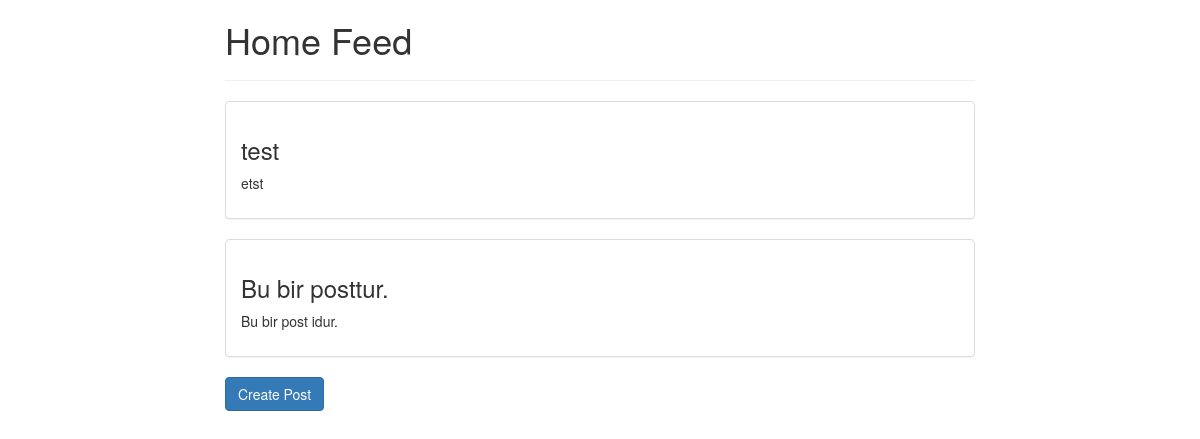
Page /home/ on the earlier database version.
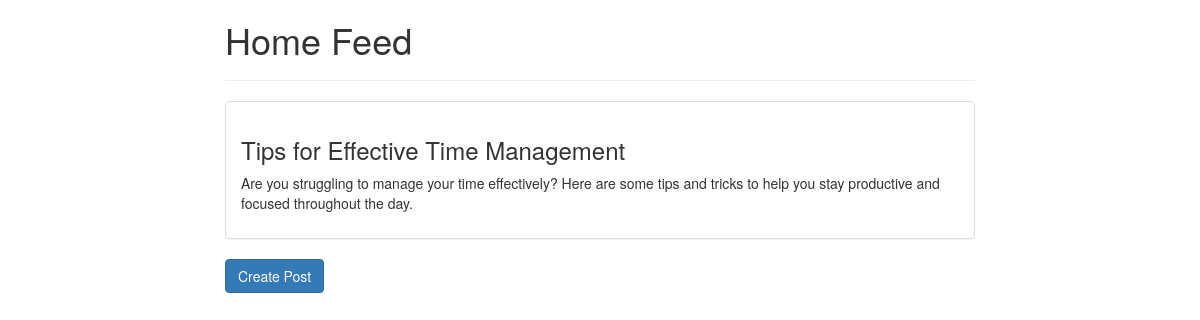
Same page on the later database version.
### application/models.py (models this page shows)
class Post(models.Model):
    title = models.CharField(max_length=255)
    content = models.TextField()
    author = models.ForeignKey(User, on_delete=models.CASCADE)
    date_created = models.DateTimeField(auto_now_add=True)

### application/views.py (the view)
# urls.py: path('home/', views.home_view, name='home'),
def home_view(request):
    posts = Post.objects.all()
    return render(request, 'application/home.html', {'posts': posts})

### application/templates/application/home.html (shortened to what this page needs)
<!DOCTYPE html>
<html lang="en">
<head>
    <link rel="stylesheet" href="https://maxcdn.bootstrapcdn.com/bootstrap/3.3.7/css/bootstrap.min.css"
>
</head>
<body>
<div class="container">
    <div class="row">
        <div class="col-md-8 col-md-offset-2">
            <h1>Home Feed</h1>
            <hr>
            {% for post in posts %}
            <div class="panel panel-default">
                <div class="panel-body">
                    <h3>{{ post.title }}</h3>
                    <p>{{ post.content }}</p>
                </div>
            </div>
            {% endfor %}
            <a href="{% url 'create_post' %}" class="btn btn-primary">Create Post</a>
        </div>
    </div>
</div>
</body>
</html>

Differences in the rows shown:
removed Post: title "test", content "etst"
removed Post: title "Bu bir posttur.", content "Bu bir post idur."
added Post: title "Tips for Effective Time Management", content "Are you struggling to manage your time effectively? Here are some tips and tricks to help you stay productive and focused throughout the day."
